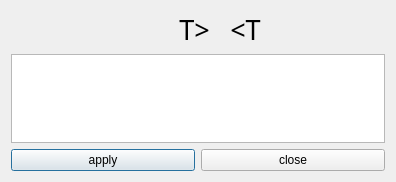
<?xml version="1.0" encoding="UTF-8"?>
<ui version="4.0">
 <class>EditDialog</class>
 <widget class="QDialog" name="EditDialog">
  <property name="geometry">
   <rect>
    <x>0</x>
    <y>0</y>
    <width>396</width>
    <height>182</height>
   </rect>
  </property>
  <property name="sizePolicy">
   <sizepolicy hsizetype="Preferred" vsizetype="Preferred">
    <horstretch>100</horstretch>
    <verstretch>100</verstretch>
   </sizepolicy>
  </property>
  <property name="minimumSize">
   <size>
    <width>0</width>
    <height>0</height>
   </size>
  </property>
  <property name="maximumSize">
   <size>
    <width>100000</width>
    <height>100000</height>
   </size>
  </property>
  <property name="windowTitle">
   <string>Editor</string>
  </property>
  <property name="sizeGripEnabled">
   <bool>false</bool>
  </property>
  <layout class="QVBoxLayout" name="verticalLayout_2">
   <item>
    <layout class="QVBoxLayout" name="verticalLayout">
     <property name="sizeConstraint">
      <enum>QLayout::SetDefaultConstraint</enum>
     </property>
     <item>
      <layout class="QGridLayout" name="gridLayout_6">
       <property name="horizontalSpacing">
        <number>20</number>
       </property>
       <property name="verticalSpacing">
        <number>0</number>
       </property>
       <item row="0" column="3">
        <widget class="QPushButton" name="text_plus">
         <property name="sizePolicy">
          <sizepolicy hsizetype="Preferred" vsizetype="Preferred">
           <horstretch>0</horstretch>
           <verstretch>0</verstretch>
          </sizepolicy>
         </property>
         <property name="minimumSize">
          <size>
           <width>30</width>
           <height>30</height>
          </size>
         </property>
         <property name="maximumSize">
          <size>
           <width>100</width>
           <height>100</height>
          </size>
         </property>
         <property name="focusPolicy">
          <enum>Qt::NoFocus</enum>
         </property>
         <property name="styleSheet">
          <string notr="true">QPushButton#text_plus{
	image: url(:icons/size_plus_empty.svg);
     border-style: solid;
}
#text_plus:hover{
	 image: url(:icons/size_plus_full.svg);
}</string>
         </property>
         <property name="text">
          <string/>
         </property>
        </widget>
       </item>
       <item row="0" column="4">
        <widget class="QPushButton" name="text_minus">
         <property name="sizePolicy">
          <sizepolicy hsizetype="Preferred" vsizetype="Preferred">
           <horstretch>0</horstretch>
           <verstretch>0</verstretch>
          </sizepolicy>
         </property>
         <property name="minimumSize">
          <size>
           <width>30</width>
           <height>30</height>
          </size>
         </property>
         <property name="maximumSize">
          <size>
           <width>95</width>
           <height>95</height>
          </size>
         </property>
         <property name="focusPolicy">
          <enum>Qt::NoFocus</enum>
         </property>
         <property name="styleSheet">
          <string notr="true">QPushButton#text_minus{
	image: url(:icons/size_minus_empty.svg);
     border-style: solid;
     border-width: 0px;
     border-color: gray;
}
#text_minus:hover{
	 image: url(:icons/size_minus_full.svg);
}</string>
         </property>
         <property name="text">
          <string/>
         </property>
        </widget>
       </item>
       <item row="0" column="1">
        <widget class="QPushButton" name="ltr">
         <property name="sizePolicy">
          <sizepolicy hsizetype="Preferred" vsizetype="Preferred">
           <horstretch>0</horstretch>
           <verstretch>0</verstretch>
          </sizepolicy>
         </property>
         <property name="maximumSize">
          <size>
           <width>50</width>
           <height>16777215</height>
          </size>
         </property>
         <property name="font">
          <font>
           <family>Stencil</family>
           <pointsize>20</pointsize>
           <weight>50</weight>
           <bold>false</bold>
          </font>
         </property>
         <property name="focusPolicy">
          <enum>Qt::NoFocus</enum>
         </property>
         <property name="styleSheet">
          <string notr="true">QPushButton#ltr{
border: 0px;
}


#ltr:hover{
font:bold;
}</string>
         </property>
         <property name="text">
          <string>T&gt;</string>
         </property>
        </widget>
       </item>
       <item row="0" column="2">
        <widget class="QPushButton" name="rtl">
         <property name="maximumSize">
          <size>
           <width>50</width>
           <height>16777215</height>
          </size>
         </property>
         <property name="font">
          <font>
           <family>Stencil</family>
           <pointsize>20</pointsize>
           <weight>50</weight>
           <bold>false</bold>
          </font>
         </property>
         <property name="focusPolicy">
          <enum>Qt::NoFocus</enum>
         </property>
         <property name="styleSheet">
          <string notr="true">QPushButton#rtl{
	border: 0px;
     border-style: solid;
}

#rtl:hover{
font:bold;
}</string>
         </property>
         <property name="text">
          <string>&lt;T</string>
         </property>
        </widget>
       </item>
       <item row="0" column="5">
        <spacer name="horizontalSpacer_7">
         <property name="orientation">
          <enum>Qt::Horizontal</enum>
         </property>
         <property name="sizeType">
          <enum>QSizePolicy::Fixed</enum>
         </property>
         <property name="sizeHint" stdset="0">
          <size>
           <width>20</width>
           <height>20</height>
          </size>
         </property>
        </spacer>
       </item>
       <item row="0" column="0">
        <spacer name="horizontalSpacer_8">
         <property name="orientation">
          <enum>Qt::Horizontal</enum>
         </property>
         <property name="sizeHint" stdset="0">
          <size>
           <width>40</width>
           <height>20</height>
          </size>
         </property>
        </spacer>
       </item>
      </layout>
     </item>
     <item>
      <layout class="QHBoxLayout" name="horizontalLayout_2" stretch="0">
       <property name="spacing">
        <number>5</number>
       </property>
       <item>
        <widget class="QTextEdit" name="textEdit">
         <property name="sizePolicy">
          <sizepolicy hsizetype="Preferred" vsizetype="Preferred">
           <horstretch>1</horstretch>
           <verstretch>1</verstretch>
          </sizepolicy>
         </property>
         <property name="minimumSize">
          <size>
           <width>1</width>
           <height>1</height>
          </size>
         </property>
         <property name="sizeAdjustPolicy">
          <enum>QAbstractScrollArea::AdjustToContents</enum>
         </property>
        </widget>
       </item>
      </layout>
     </item>
     <item>
      <layout class="QHBoxLayout" name="horizontalLayout">
       <item>
        <widget class="QPushButton" name="applyButton">
         <property name="sizePolicy">
          <sizepolicy hsizetype="Minimum" vsizetype="Fixed">
           <horstretch>0</horstretch>
           <verstretch>0</verstretch>
          </sizepolicy>
         </property>
         <property name="text">
          <string>apply</string>
         </property>
        </widget>
       </item>
       <item>
        <widget class="QPushButton" name="closeButton">
         <property name="sizePolicy">
          <sizepolicy hsizetype="Minimum" vsizetype="Fixed">
           <horstretch>0</horstretch>
           <verstretch>0</verstretch>
          </sizepolicy>
         </property>
         <property name="text">
          <string>close</string>
         </property>
        </widget>
       </item>
      </layout>
     </item>
    </layout>
   </item>
  </layout>
 </widget>
 <resources/>
 <connections/>
</ui>
